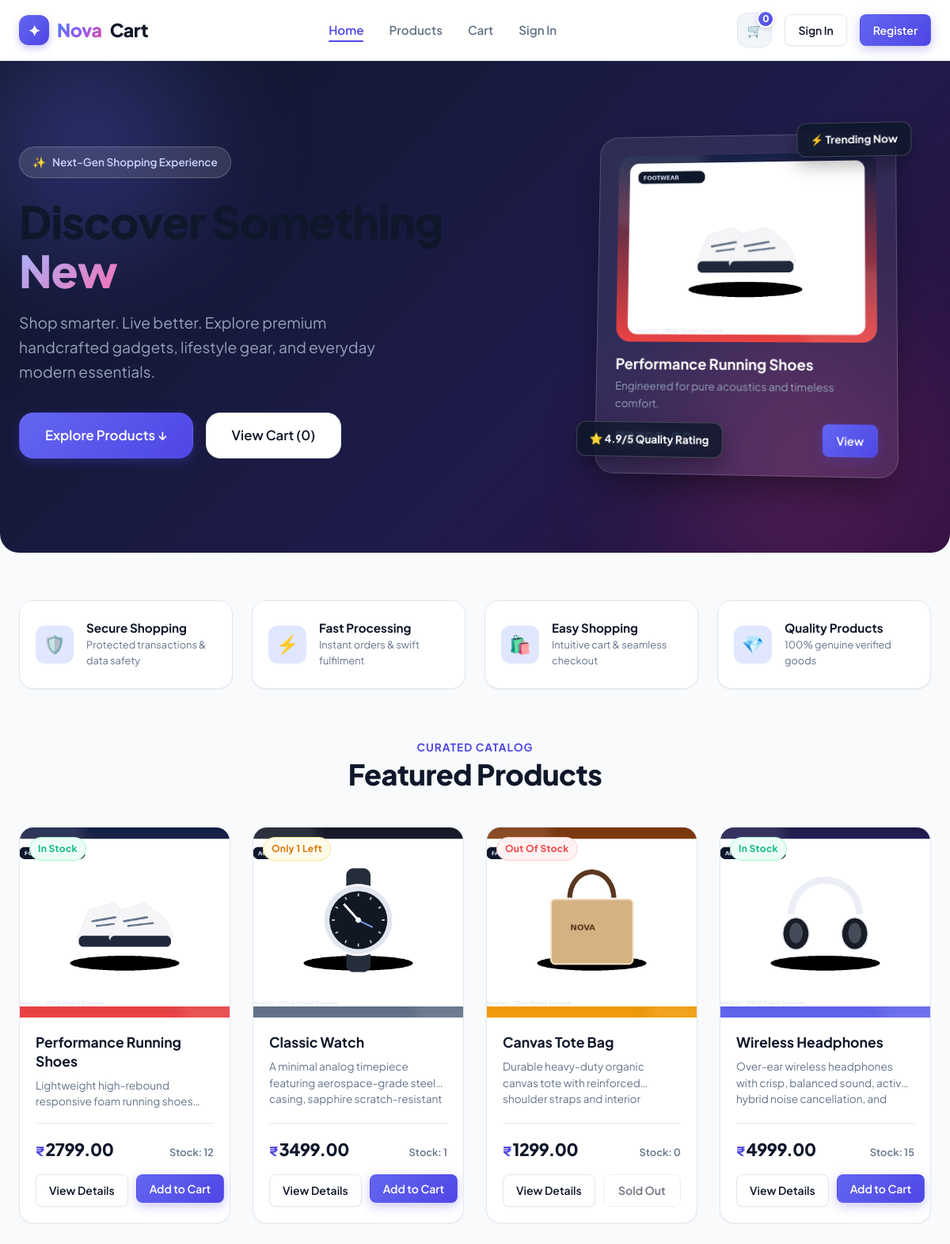
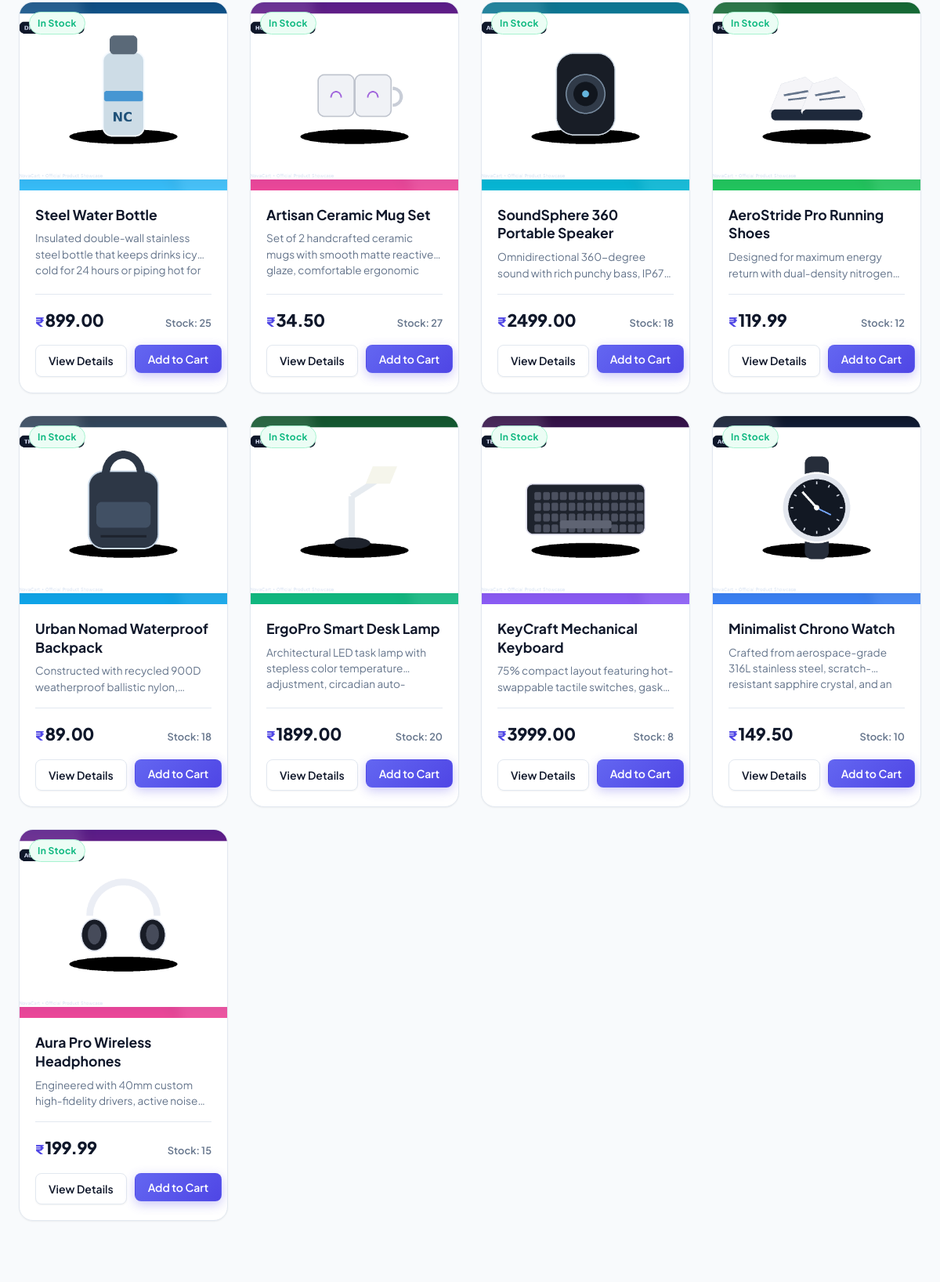
The page / (upper part) on the database its author committed (2 pictures, top to bottom).
### store/models.py (models this page shows, shortened)
class Product(models.Model):
    name = models.CharField(max_length=255)
    description = models.TextField()
    price = models.DecimalField(max_digits=10, decimal_places=2)
    image = models.ImageField(upload_to='products/', blank=True, null=True)
    stock = models.PositiveIntegerField(default=0)
    created_at = models.DateTimeField(auto_now_add=True)
    class Meta:
        ordering = ['-created_at']
    @property
    def is_in_stock(self):
        return self.stock > 0

### store/views.py (the view)
# urls.py: path('', views.home, name='home'),
def home(request):
    products = Product.objects.all()
    return render(request, 'store/home.html', {
        'products': products
    })

### store/context_processors.py (called while the page is built)
def cart_context(request):
    cart = request.session.get('cart', {})
    total_items = 0
    if isinstance(cart, dict):
        for pid, qty in cart.items():
            if isinstance(qty, int):
                total_items += qty
            elif isinstance(qty, str) and qty.isdigit():
                total_items += int(qty)
    return {
        'cart_total_items': total_items,
    }

### store/templates/store/home.html (shortened to what this page needs)
{% extends 'store/base.html' %}
{% load static %}
{% block content %}
<section class="hero-section">
  <div class="hero-glow-1"></div>
  <div class="hero-glow-2"></div>
  <div class="container">
    <div class="hero-grid">
      <div class="hero-content">
        <div class="hero-tag">
          <span>✨</span> Next-Gen Shopping Experience
        </div>
        <h1 class="hero-title">
          Discover Something <span>New</span>
        </h1>
        <p class="hero-subtitle">
          Shop smarter. Live better. Explore premium handcrafted gadgets, lifestyle gear, and everyday modern essentials.
        </p>
        <div class="hero-cta-group">
          <a href="#products" class="btn btn-primary btn-lg" id="exploreProductsBtn">
            Explore Products ↓
          </a>
          <a href="{% url 'cart' %}" class="btn btn-secondary btn-lg" id="heroCartBtn">
            View Cart ({{ cart_total_items|default:0 }})
          </a>
        </div>
      </div>
      <div class="hero-visual">
        <div class="hero-card">
          <div class="floating-badge floating-badge-1">
            ⚡ Trending Now
          </div>
          <div class="hero-card-img-wrap">
            {% if products.0.image %}
              <img src="{{ products.0.image.url }}" alt="{{ products.0.name }}">
            {% else %}
              <div style="font-size: 3.5rem;">🎧</div>
            {% endif %}
          </div>
          <h3 style="color: #ffffff; font-size: 1.15rem; margin-bottom: 6px;">
            {% if products.0 %}{{ products.0.name }}{% else %}Wireless Headphones{% endif %}
          </h3>
          <p style="color: #94a3b8; font-size: 0.85rem; margin-bottom: 12px;">
            Engineered for pure acoustics and timeless comfort.
          </p>
          <div style="display: flex; justify-content: space-between; align-items: center;">
            <span style="font-size: 1.3rem; font-weight: 800; color: #a5b4fc;">
              ₹{% if products.0 %}{{ products.0.price }}{% else %}149.99{% endif %}
            </span>
            {% if products.0 %}
              <a href="{% url 'product_detail' products.0.id %}" class="btn btn-sm btn-primary">View</a>
            {% endif %}
          </div>
          <div class="floating-badge floating-badge-2">
            ⭐ 4.9/5 Quality Rating
          </div>
        </div>
      </div>
    </div>
  </div>
</section>
<section class="trust-section">
  <div class="container">
    <div class="trust-grid">
      <div class="trust-card">
        <div class="trust-icon">🛡️</div>
        <div class="trust-info">
          <h4>Secure Shopping</h4>
          <p>Protected transactions & data safety</p>
        </div>
      </div>
      <div class="trust-card">
        <div class="trust-icon">⚡</div>
        <div class="trust-info">
          <h4>Fast Processing</h4>
          <p>Instant orders & swift fulfilment</p>
        </div>
      </div>
      <div class="trust-card">
        <div class="trust-icon">🛍️</div>
        <div class="trust-info">
          <h4>Easy Shopping</h4>
          <p>Intuitive cart & seamless checkout</p>
        </div>
      </div>
      <div class="trust-card">
        <div class="trust-icon">💎</div>
        <div class="trust-info">
          <h4>Quality Products</h4>
          <p>100% genuine verified goods</p>
        </div>
      </div>
    </div>
  </div>
</section>
<section class="products-section" id="products">
  <div class="container">
    <div class="section-header">
      <span class="section-subtitle">Curated Catalog</span>
      <h2 class="section-title">Featured Products</h2>
    </div>
    {% if products %}
      <div class="product-grid">
        {% for product in products %}
          <div class="product-card" id="productCard{{ product.id }}">
            <div class="product-image-wrap">
              {% if product.image %}
                <img src="{{ product.image.url }}" alt="{{ product.name }}" loading="lazy" onerror="this.style.display='none'; this.nextElementSibling.style.display='flex';">
              {% else %}
                <div class="img-fallback-box">🛍️</div>
              {% endif %}
              <div class="product-stock-tag">
                {% if product.stock == 0 %}
                  <span class="badge badge-danger">Out of stock</span>
                {% elif product.stock <= 3 %}
                  <span class="badge badge-warning">Only {{ product.stock }} left</span>
                {% else %}
                  <span class="badge badge-success">In stock</span>
                {% endif %}
              </div>
            </div>
            <div class="product-body">
              <h3 class="product-title">
                <a href="{% url 'product_detail' product.id %}">{{ product.name }}</a>
              </h3>
              <p class="product-description">{{ product.description }}</p>
              <div class="product-footer">
                <div class="price-row">
                  <div class="product-price">
                    <span class="currency">₹</span>{{ product.price }}
                  </div>
                  <span class="stock-count">Stock: {{ product.stock }}</span>
                </div>
                <div class="card-actions">
                  <a href="{% url 'product_detail' product.id %}" class="btn btn-secondary btn-sm" id="viewDetailBtn{{ product.id }}">
                    View Details
                  </a>
                  {% if product.is_in_stock %}
                    <form action="{% url 'add_to_cart' product.id %}" method="POST" style="margin: 0;">
                      <button type="submit" class="btn btn-primary btn-sm btn-block" id="addToCartBtn{{ product.id }}">
                        Add to Cart
                      </button>
                    </form>
                  {% else %}
                    <button class="btn btn-secondary btn-sm btn-block" disabled title="Out of stock">
                      Sold Out
                    </button>
                  {% endif %}
                </div>
              </div>
            </div>
          </div>
        {% endfor %}
      </div>
    {% else %}
      <div class="empty-state-card">
        <div class="empty-state-icon">🏷️</div>
        <h3 class="empty-state-title">No Products Available Yet</h3>
        <p class="empty-state-desc">We are stocking up our catalog with amazing items. Check back shortly!</p>
      </div>
    {% endif %}
  </div>
</section>
{% endblock %}

### store/templates/store/base.html (shortened to what this page needs)
{% load static %}
<!DOCTYPE html>
<html lang="en">
<head>
  <link rel="stylesheet" href="{% static 'store/css/style.css' %}">
</head>
<body>
  <header class="site-header">
    <div class="container">
      <nav class="navbar" aria-label="Main Navigation">
        <a href="{% url 'home' %}" class="brand-logo" id="brandLogo">
          <div class="brand-logo-icon">✦</div>
          <span>Nova</span>Cart
        </a>
        <ul class="nav-menu" id="navMenu">
          <li><a href="{% url 'home' %}" class="nav-link {% if request.resolver_match.url_name == 'home' %}active{% endif %}">Home</a></li>
          <li><a href="{% url 'home' %}#products" class="nav-link">Products</a></li>
          <li><a href="{% url 'cart' %}" class="nav-link {% if request.resolver_match.url_name == 'cart' %}active{% endif %}">Cart</a></li>
          {% if user.is_authenticated %}
            <li><a href="{% url 'logout' %}" class="nav-link">Logout</a></li>
          {% else %}
            <li><a href="{% url 'login' %}" class="nav-link {% if request.resolver_match.url_name == 'login' %}active{% endif %}">Sign In</a></li>
          {% endif %}
        </ul>
        <div class="nav-actions">
          <a href="{% url 'cart' %}" class="cart-button" title="View Shopping Cart" id="cartNavButton">
            🛒
            <span class="cart-badge" id="navCartBadge">{{ cart_total_items|default:0 }}</span>
          </a>
          {% if user.is_authenticated %}
            <div class="user-nav-dropdown">
              <span class="user-greeting">
                <span class="avatar-circle">{{ user.username|make_list|first|upper }}</span>
                {{ user.username }}
              </span>
              <a href="{% url 'logout' %}" class="btn btn-secondary btn-sm" id="logoutBtn">Logout</a>
            </div>
          {% else %}
            <a href="{% url 'login' %}" class="btn btn-secondary btn-sm" id="loginBtn">Sign In</a>
            <a href="{% url 'register' %}" class="btn btn-primary btn-sm" id="registerBtn">Register</a>
          {% endif %}
        </div>
      </nav>
    </div>
  </header>
  <main id="mainContent">
    {% block content %}
    {% endblock %}
  </main>
</body>
</html>

### rows shown on the page
Product: image (picture), name "Performance Running Shoes", price "2799.00", shows "In Stock", description "Lightweight high-rebound responsive foam running…", stock "12"
Product: image (picture), stock "1", name "Classic Watch", description "A minimal analog timepiece featuring aerospace-grade steel casing, sapphire…", price "3499.00"
Product: image (picture), shows "Out Of Stock", name "Canvas Tote Bag", description "Durable heavy-duty organic canvas tote with reinforced shoulder straps and…", price "1299.00", stock "0", shows "Sold Out"
Product: image (picture), shows "In Stock", name "Wireless Headphones", description "Over-ear wireless headphones with crisp, balanced sound, active hybrid noise cancellation,…", price "4999.00", stock "15"
Product: image (picture), shows "In Stock", name "Steel Water Bottle", description "Insulated double-wall stainless steel bottle that keeps drinks icy cold for 24 hours or piping hot…", price "899.00", stock "25"
Product: image (picture), shows "In Stock", name "Artisan Ceramic Mug Set", description "Set of 2 handcrafted ceramic mugs with smooth matte reactive glaze, comfortable…", price "34.50", stock "27"
Product: image (picture), shows "In Stock", name "SoundSphere 360 Portable Speaker", description "Omnidirectional 360-degree sound with rich punchy bass,…", price "2499.00", stock "18"
Product: image (picture), shows "In Stock", name "AeroStride Pro Running Shoes", description "Designed for maximum energy return with…", price "119.99", stock "12"
Product: image (picture), shows "In Stock", name "Urban Nomad Waterproof Backpack", description "Constructed with recycled 900D weatherproof ballistic…", price "89.00", stock "18"
Product: image (picture), shows "In Stock", name "ErgoPro Smart Desk Lamp", description "Architectural LED task lamp with stepless color temperature adjustment,…", price "1899.00", stock "20"
Product: image (picture), shows "In Stock", name "KeyCraft Mechanical Keyboard", description "75% compact layout featuring hot-swappable tactile switches,…", price "3999.00", stock "8"
Product: image (picture), shows "In Stock", name "Minimalist Chrono Watch", description "Crafted from aerospace-grade 316L stainless steel, scratch-resistant sapphire crystal, and…", price "149.50", stock "10"
Product: image (picture), shows "In Stock", name "Aura Pro Wireless Headphones", description "Engineered with 40mm custom high-fidelity drivers, active…", price "199.99", stock "15"

### other values the page prints
{{ cart_total_items|default:0 }} "0"
